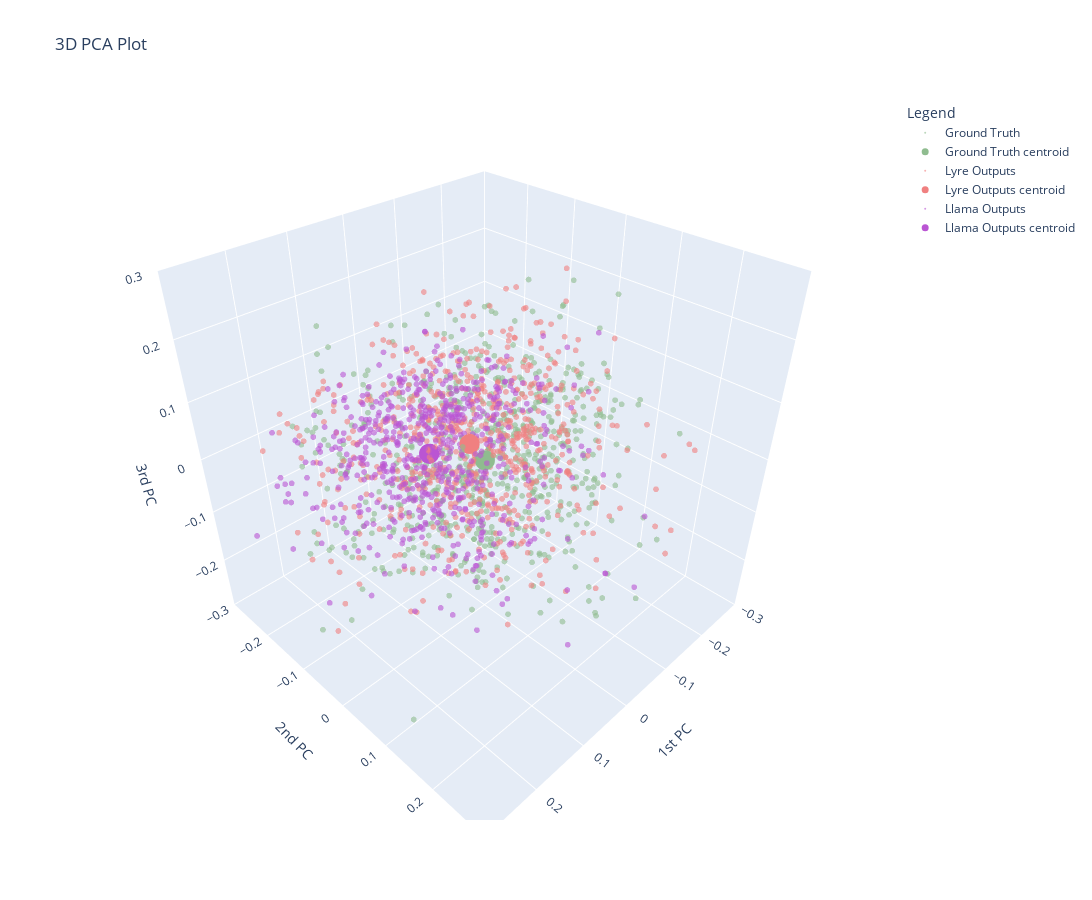

This figure's notebook cell:
### Markdown cell above
# PCA embeddings analysis
Using the SentenceBert embeddings, we can also analyze our model similarities in 3D space via PCA. Use the parameter `cp_offset` to sample different principal component windows, and highlight the differences between the finetuned and the Llama model outputs.

### Code cell
colors = ['darkseagreen', 'lightcoral', 'mediumorchid'] 
labels = ["Ground Truth", "Lyre Outputs", "Llama Outputs"]

# Compute 10-component PCA
comp = PCA(n_components=10)
pc_offset = 3

# Transform embeddings
top1 = comp.fit_transform(np.stack(target_embed, 0))[:, pc_offset:pc_offset+3]
top2 = comp.transform(np.stack(lyre_embed, 0))[:, pc_offset:pc_offset+3]
top3 = comp.transform(np.stack(llama_embed, 0))[:, pc_offset:pc_offset+3]

plot_utils.plot_3d_pca([top1, top2, top3], labels, colors)

### Figure 1 — Plotly figure (JSON) as saved in the notebook; plotly's stock layout.template omitted (floating-point values rounded to 4 significant figures; data arrays with more than 128 entries replaced by an {"elided": "..."} marker saying what was removed)
{"data": [{"marker": {"color": "darkseagreen", "opacity": 0.6, "size": 2}, "mode": "markers", "name": "Ground Truth", "type": "scatter3d", "x": {"elided": "681 float values"}, "y": {"elided": "681 float values"}, "z": {"elided": "681 float values"}}, {"marker": {"color": "darkseagreen", "opacity": 1, "size": 7}, "mode": "markers", "name": "Ground Truth centroid", "type": "scatter3d", "x": [3.392e-09], "y": [-7.544e-09], "z": [9.682e-10]}, {"marker": {"color": "lightcoral", "opacity": 0.6, "size": 2}, "mode": "markers", "name": "Lyre Outputs", "type": "scatter3d", "x": {"elided": "681 float values"}, "y": {"elided": "681 float values"}, "z": {"elided": "681 float values"}}, {"marker": {"color": "lightcoral", "opacity": 1, "size": 7}, "mode": "markers", "name": "Lyre Outputs centroid", "type": "scatter3d", "x": [-0.01265], "y": [-0.04573], "z": [0.001378]}, {"marker": {"color": "mediumorchid", "opacity": 0.6, "size": 2}, "mode": "markers", "name": "Llama Outputs", "type": "scatter3d", "x": {"elided": "681 float values"}, "y": {"elided": "681 float values"}, "z": {"elided": "681 float values"}}, {"marker": {"color": "mediumorchid", "opacity": 1, "size": 7}, "mode": "markers", "name": "Llama Outputs centroid", "type": "scatter3d", "x": [0.0205], "y": [-0.103], "z": [-0.02875]}], "layout": {"height": 900, "legend": {"title": {"text": "Legend"}}, "scene": {"xaxis": {"range": [-0.3, 0.3], "title": {"text": "1st PC"}}, "yaxis": {"range": [-0.3, 0.3], "title": {"text": "2nd PC"}}, "zaxis": {"range": [-0.3, 0.3], "title": {"text": "3rd PC"}}}, "title": {"text": "3D PCA Plot"}, "width": 1100}}
